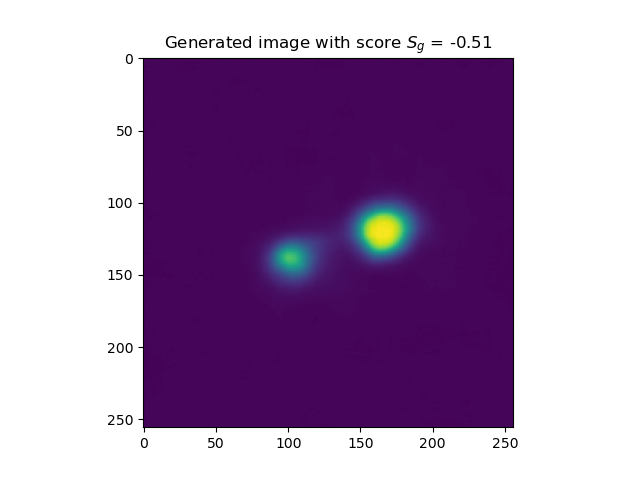
#> input picture generated_images/gen_im_0.png, 640 x 480 px
$ python -i profiles_utils.py   (imports and definitions only)
#> lines starting #> are read from the running program, lines starting #| are printed output that depends on the picture; after the words box and inside, x2 and y2 are one past the last pixel; in counts of white or black regions, pixels touching at a corner belong together
#!/usr/bin/env python3.11
# -*- coding: utf-8 -*-
# Mahé C., Bretonnière H., Slezak E.
# 03-06-2026
# Observatoire de la Côte d'Azur, Laboratoire Lagrange, UMR 7293, Nice, France


# Importation of modules
import numpy as np

# Scikit-image
from skimage import filters, measure, morphology
from skimage.filters import threshold_otsu
from skimage.measure import profile_line

'''
Computes the profiles lines on images
'''

# Extend to border


# [32 lines left out: function extend_to_border, not called in this run]


# Measure regions

def regions_img(img, smooth=True):

    if smooth:
        img_smooth = filters.gaussian(img, sigma=3)
    else:
        img_smooth = img

    threshold_value = threshold_otsu(img_smooth)

    binary_image = img_smooth > threshold_value
    binary_cleaned = morphology.remove_small_objects(binary_image, min_size=500)

    label_img = measure.label(binary_cleaned)

    regions = measure.regionprops(label_img)  # Sometimes no regions detected ?

    if len(regions) >= 1:
        validity = True
    else:
        validity = False

    return regions, validity


# Profile dual : compute the profile between the two galaxies detected

# [71 lines left out: functions profile_dual, profile_maj_axis, not called in this run]

>>> import cv2
>>> picture = cv2.imread('../../generated_images/gen_im_0.png', cv2.IMREAD_GRAYSCALE)
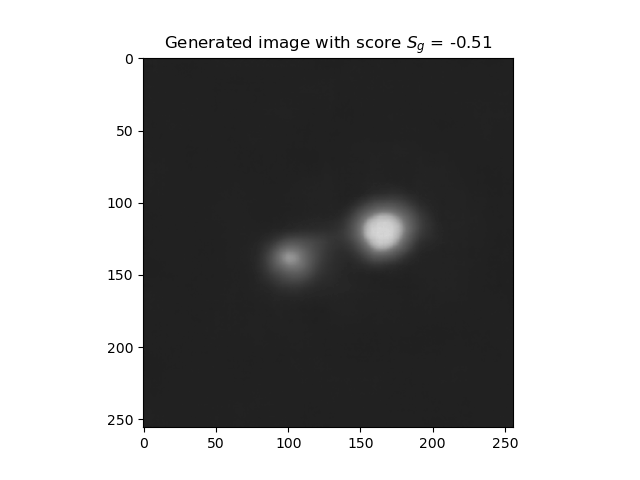
#> picture: shape (480, 640); min 0, max 255, mean 155.9
>>> result = regions_img(picture)
#> in regions_img, `img_smooth = filters.gaussian(img, sigma=3)`:
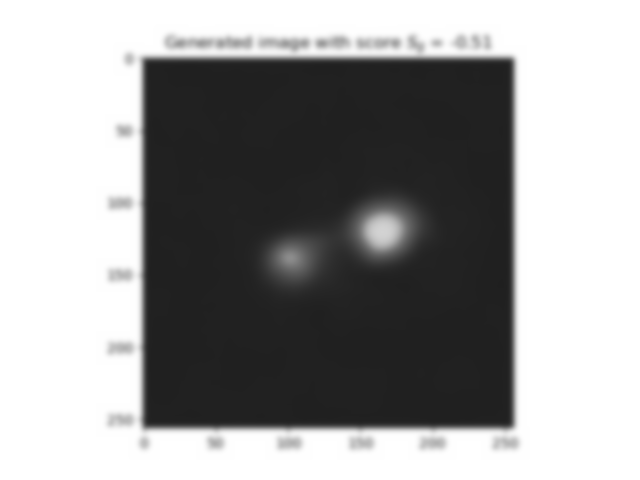
#> img_smooth: shape (480, 640) float64; min 0.125, max 1, mean 0.611
#> in regions_img, `threshold_value = threshold_otsu(img_smooth)`: threshold_value = 0.561
#> in regions_img, `binary_image = img_smooth > threshold_value`:
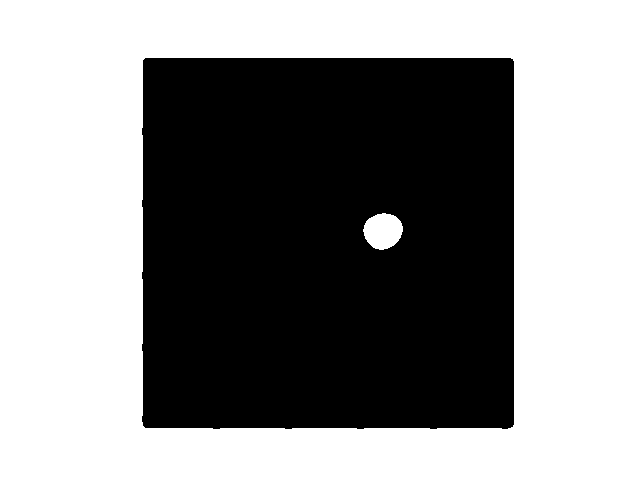
#> binary_image: shape (480, 640) bool; 55.7% white; 1 black region
#> in regions_img, `label_img = measure.label(binary_cleaned)`:
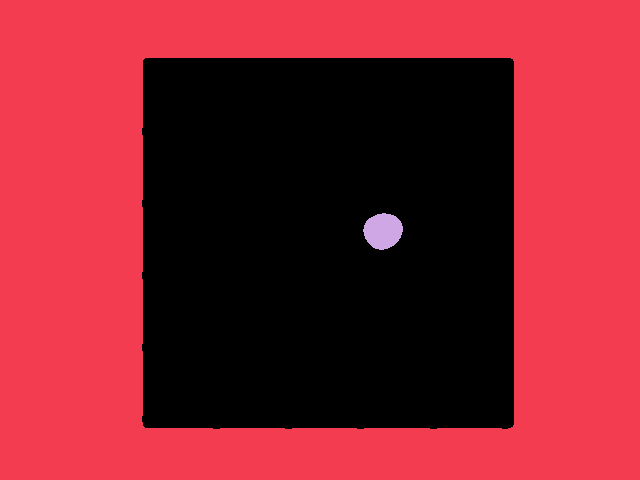
#> label_img: shape (480, 640) int32; 3 distinct labels, from 0 to 2; one colour per label, 0 black
#> in regions_img, `regions = measure.regionprops(label_img)`: regions = 2 regions; box (x1, y1, x2, y2) and area: (0, 0, 640, 480) 169878, (363, 213, 403, 250) 1111

$ run again, on generated_images/gen_im_1.png
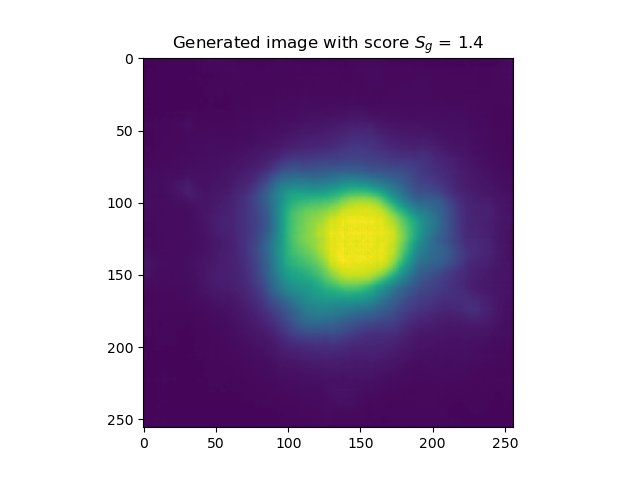
#> input picture generated_images/gen_im_1.png, 640 x 480 px
#> threshold_value = 0.59
#> in regions_img, `binary_image = img_smooth > threshold_value`:
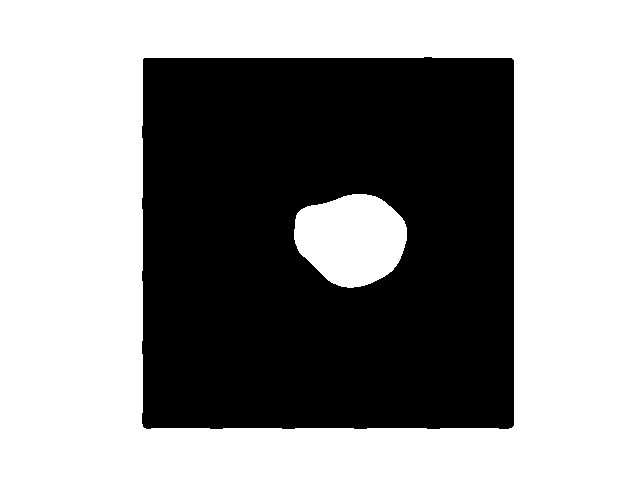
#> binary_image: shape (480, 640) bool; 57.9% white; 1 black region
#> in regions_img, `label_img = measure.label(binary_cleaned)`:
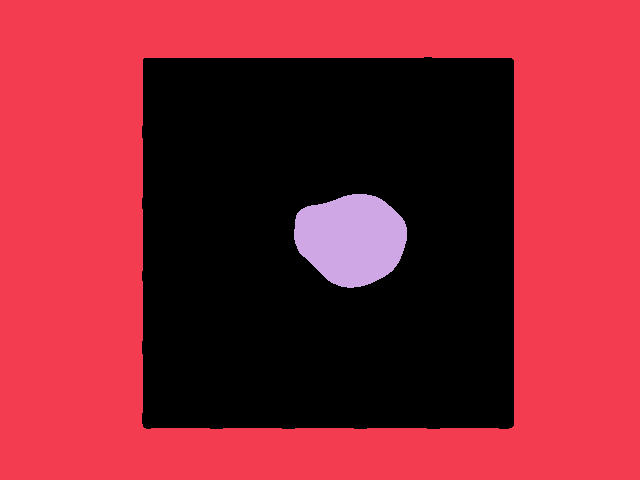
#> label_img: shape (480, 640) int32; 3 distinct labels, from 0 to 2; one colour per label, 0 black
#> regions = 2 regions; box (x1, y1, x2, y2) and area: (0, 0, 640, 480) 169806, (294, 194, 407, 288) 8028

$ run again, on generated_images/gen_im_10.png
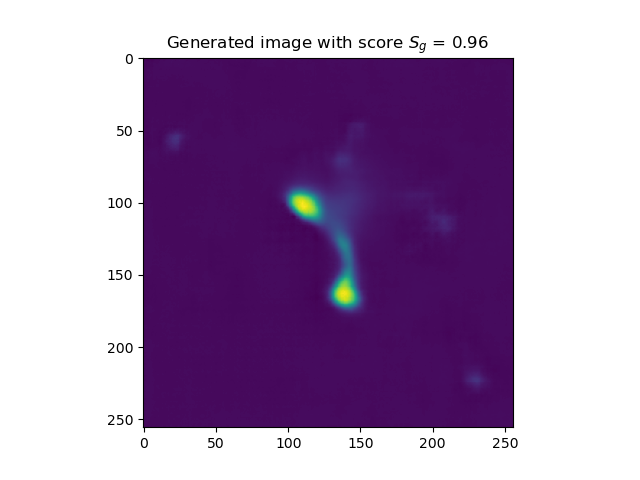
#> input picture generated_images/gen_im_10.png, 640 x 480 px
#> in regions_img, `img_smooth = filters.gaussian(img, sigma=3)`:
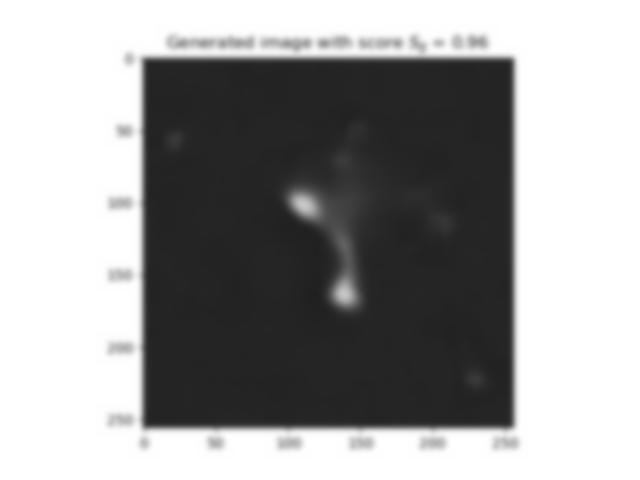
#> img_smooth: shape (480, 640) float64; min 0.126, max 1, mean 0.615
#> threshold_value = 0.568
#> binary_image: shape (480, 640) bool; 55.5% white; 1 black region, box (x1, y1, x2, y2) and area: (142, 58, 514, 429) 136713
#> in regions_img, `binary_cleaned = morphology.remove_small_objects(binary_image, min_siz..`:
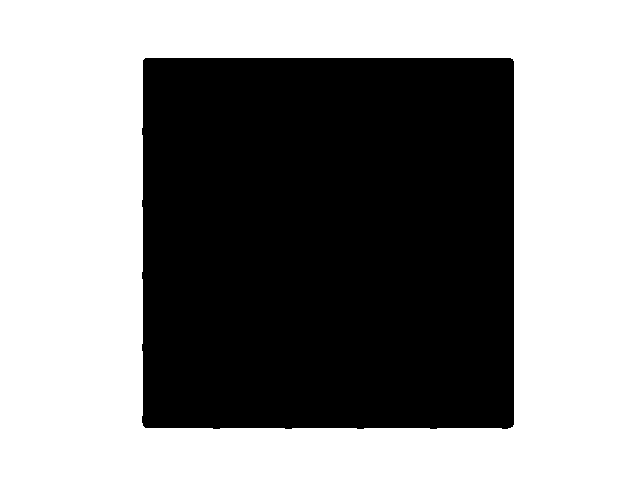
#> binary_cleaned: shape (480, 640) bool; 55.3% white; 1 black region, box (x1, y1, x2, y2) and area: (142, 58, 514, 429) 137323
#> label_img: shape (480, 640) int32; values 0 (black) and 1 (white), 55.3% white; 1 black region
#> regions = 1 regions; box (x1, y1, x2, y2) and area: (0, 0, 640, 480) 169877

$ run again, on generated_images/gen_im_11.png
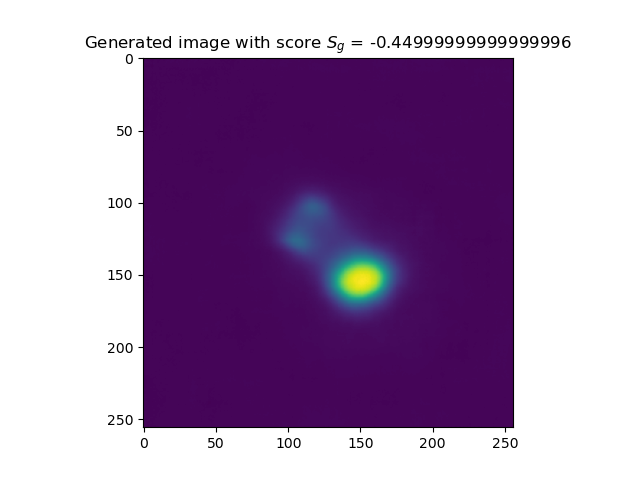
#> input picture generated_images/gen_im_11.png, 640 x 480 px
#> threshold_value = 0.561
#> in regions_img, `binary_image = img_smooth > threshold_value`:
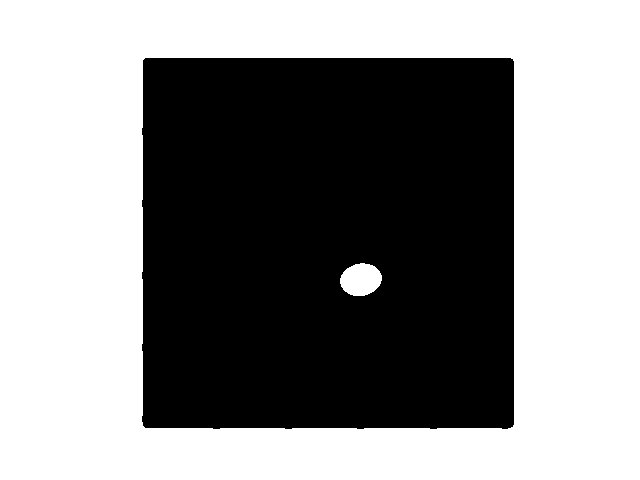
#> binary_image: shape (480, 640) bool; 55.6% white; 1 black region
#> in regions_img, `label_img = measure.label(binary_cleaned)`:
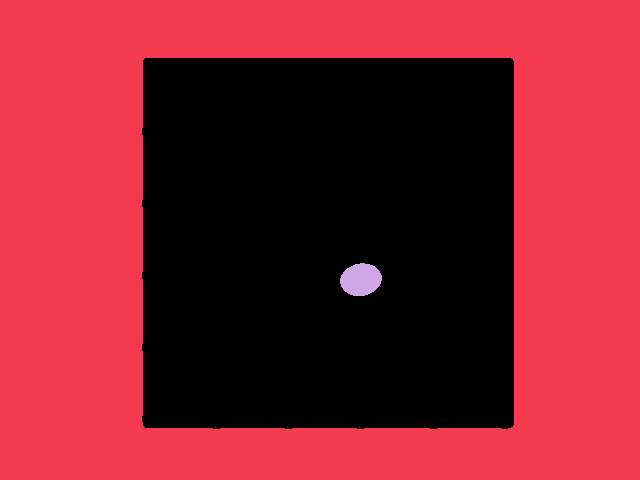
#> label_img: shape (480, 640) int32; 3 distinct labels, from 0 to 2; one colour per label, 0 black
#> regions = 2 regions; box (x1, y1, x2, y2) and area: (0, 0, 640, 480) 169878, (340, 263, 382, 296) 1065
